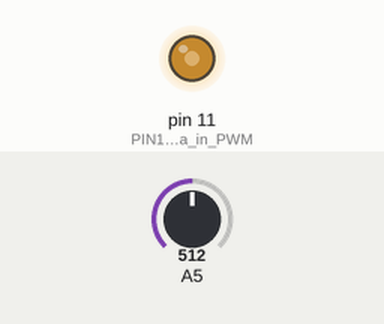
A sketch run on a simulated Arduino Uno, built with avr-gcc and run on an emulated ATmega328P. Parts: output pins drawn as LEDs (lit = HIGH). The inputs (shaded band) are chosen by the test bench; at power-on: A5 = 512.

Above: at 1.2 s.
1.3 s: A5 set to 716
At 2.5 s:
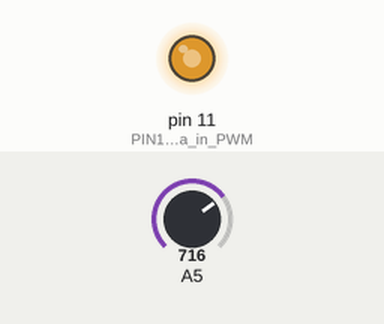
2.8 s: A5 set to 900
At 3.9 s:
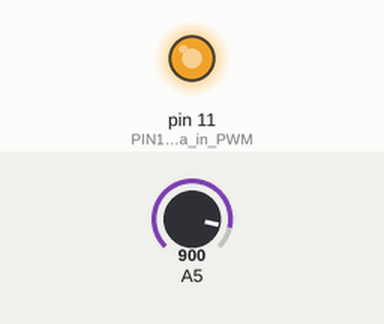
4.3 s: A5 set to 122
At 5.0 s:
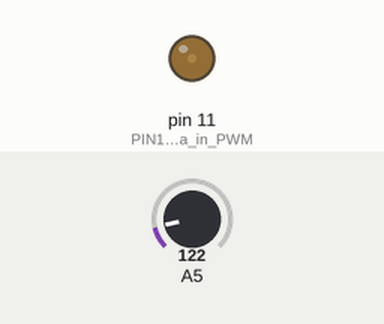
5.8 s: A5 set to 0
At 6.2 s:
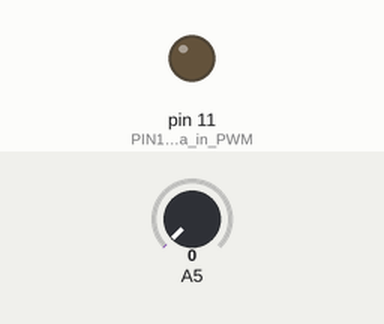
7.3 s: A5 set to 511
At 8.5 s:
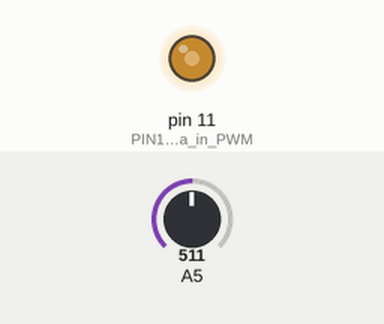
Timing chart, 0 to 9.8 s (numbered marks = the images above; inputs shaded):
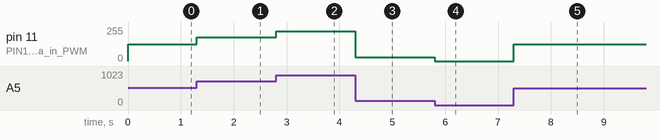

The sketch:

04_POT3.ino
```cpp
/***   Global variables   ***/
int pot=0;
int luce=0;

/***   Function declaration   ***/

void setup()
{
  pinMode(A5,INPUT);
  pinMode(11,OUTPUT); // PIN11 funziona in PWM :)
}


void loop()
{
    pot=analogRead(A5);
    luce=map(pot,0,1023,0,255);
    analogWrite(11,luce);
}

/***   Function definition   ***/
```

Measured:
- after the input at 1.3 s, pin 11 (PIN11_funziona_in_PWM): 127/255 → 178/255 at once
- after the input at 2.8 s, pin 11 (PIN11_funziona_in_PWM): 178/255 → 224/255 at once
- after the input at 4.3 s, pin 11 (PIN11_funziona_in_PWM): 224/255 → 30/255 at once
- after the input at 5.8 s, pin 11 (PIN11_funziona_in_PWM): 30/255 → 0/255 at once
- after the input at 7.3 s, pin 11 (PIN11_funziona_in_PWM): 0/255 → 127/255 at once
